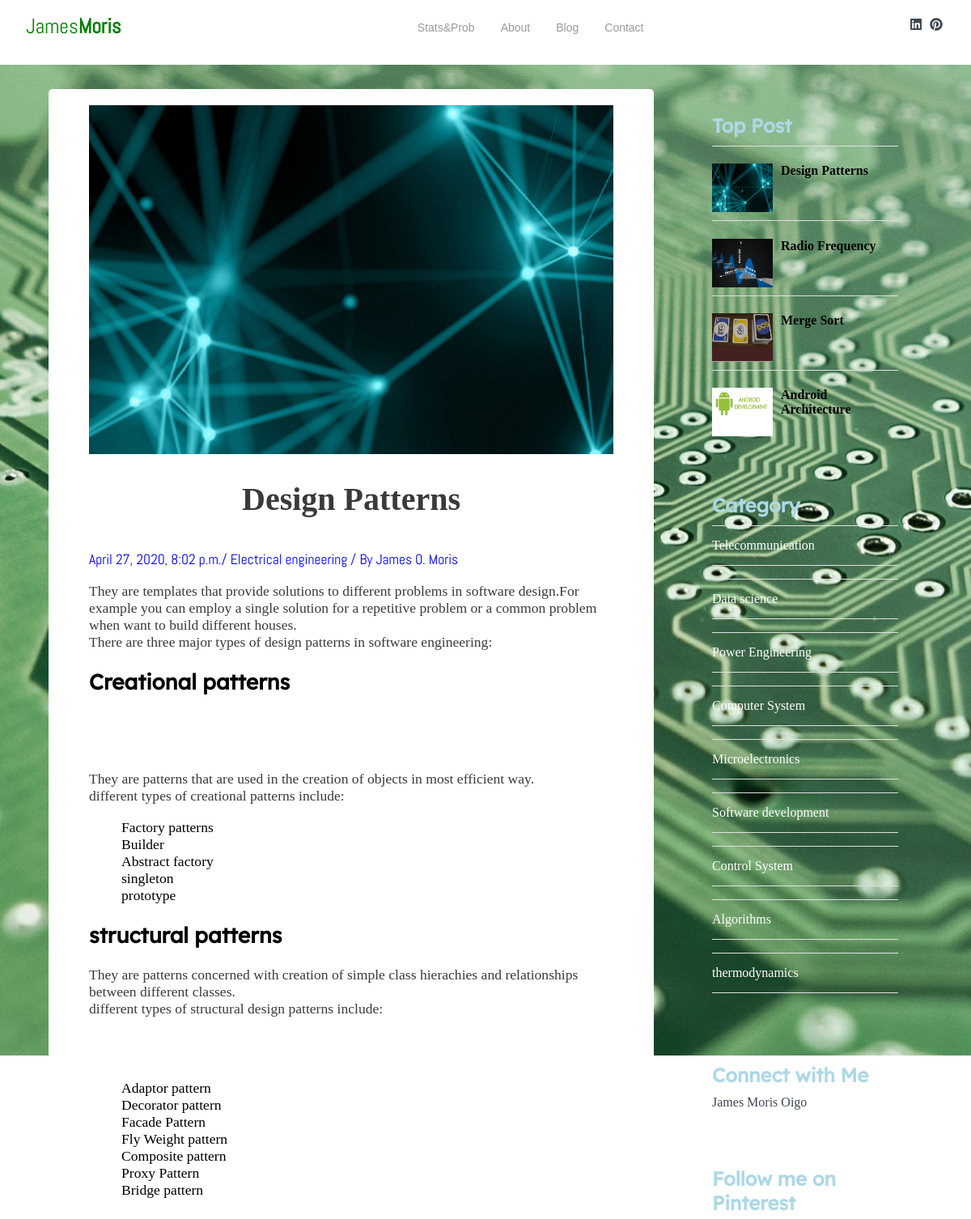
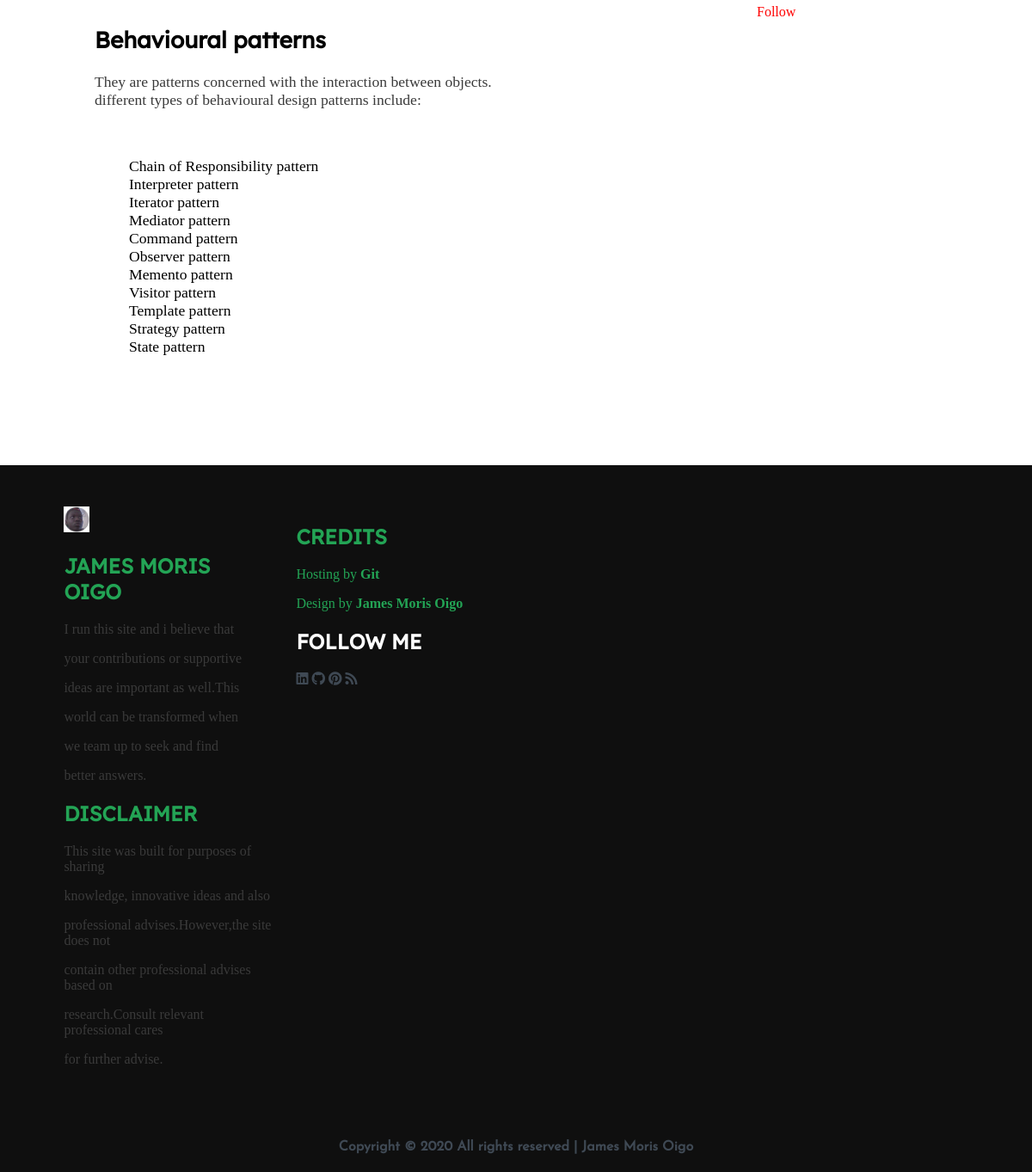
Screenshot of /post/12/ with the database file from the repository (2 pictures, top to bottom).
### blog/models.py (models this page shows, shortened)
class Post(models.Model):
	title = models.CharField(max_length=50)
	content = CKEditor5Field('Your Article', config_name='extends')
	excerpt = models.CharField(max_length = 200)
	img = models.ImageField(upload_to='pics')
	category = models.CharField(max_length=50)
	date_posted = models.DateTimeField(default=timezone.now)
	def get_absolute_url(self):
		return reverse('post-detail', kwargs={'pk': self.pk})

class Category(models.Model):
	name = models.CharField(max_length=50)
	def __str__(self):
	    return self.name

### blog/views.py (the view)
# urls.py: path('post/<int:pk>/',PostDetailView.as_view(),name='post-detail'),
class PostDetailView(DetailView):
    model = Post
    def get_context_data(self,*args,**kwargs):
        cat_menu = Category.objects.all()
        context = super(PostDetailView,self).get_context_data()
        context["cat_menu"] = cat_menu
        return context

### blog/templatetags/blog_tags.py (called while the page is built)
@register.inclusion_tag('blog/snippets/recent_posts.html')
def recent_posts(count=4):
	post_list = Post.objects.all().order_by("-date_posted")[:count]
	return {'post_list':post_list}

### blog/templates/blog/post_detail.html
{% extends "blog/singleblogbase.html" %}
{% block content %}
    <div>
    <img src="{{ object.img.url }}" class="img-responsive" alt="">
    </div>
    <h1 class="post-title">{{object.title}}</h1>
    <div class="post-information" style="color:blue">
    <span>{{object.date_posted}}/</span>
    <span> Electrical engineering /</span>
    <span> By James O. Moris</span>
    </div>
    <div class = "post-content"> {{object.content|safe}}</div>
{% endblock content %}

### blog/templates/blog/singleblogbase.html (shortened to what this page needs)
{% load blog_tags %}
{% load static %}
{% static "blog/assets/Blog-post" as baseUrl %}
<!DOCTYPE html>
<html lang="en">
<head>
    <link href="https://unpkg.com/aos@2.3.1/dist/aos.css" rel="stylesheet">
    <link rel="stylesheet" href="{% static 'blog/css/all.css' %}">
    <link rel="stylesheet" href="{% static 'blog/css/singleblog.css' %}">
</head>
<body>
    <nav class="nav">
        <div class="nav-menu flex-row">
            <div class="nav-brand">
                <a href="{% url 'blog-index' %}" class="text-gray"  style="color:green" >James<b>Moris</b></a>
            </div>
            <div>
                <ul class="nav-items">
                    <li class="nav-link">
                       <a href="{% url 'stats-prob' %}">Stats&Prob</a>
                    </li>
                    <li class="nav-link">
                        <a href="{% url 'blog-about' %}">About</a>
                    </li>
                    <li class="nav-link">
                        <a href="{% url 'blog-blog' %}">Blog</a>
                    </li>
                    <li class="nav-link">
                        <a href="{% url 'blog-contact' %}">Contact</a>
                    </li>
                </ul>
            </div>
            <div class="social text-gray">
                <a href="#"><i class="fab fa-linkedin"></i></a>
                <a href="#"><i class="fab fa-pinterest"></i></a>
            </div>
        </div>
    </nav>
    <main>
    	<div class ="content clearfix">
        <div class="main-content-wrapper">
    		<div class ="main-content single">
            {% block content %}{% endblock content %}
        </div>
        </div>
    		<div class="sidebar single">
    			<div class="section popular">
    				<h2 class="section-title" style="color:lightblue">Top Post</h2>
    				  {% recent_posts %}
    			</div>
    			<div class="section categories">
    				<h2 class="section-title" style="color:lightblue;">Category</h2>
                    {% if cat_menu %}
                            {% for item in cat_menu %}
                            <ul class="category-list">
                            <li>
                                <a href="{% url 'blogcategory' item|slugify %}">{{ item }}</a>
                            </li>
                            </ul>
                            {% endfor %}
                     {% endif %}
    			</div>
                <div class="section connect">
                    <h2 class="section-title" style="color:lightblue">Connect with Me</h2>
                    <div class="LI-profile-badge" data-version="v1" data-size="medium" data-locale="en_US" data-type="horizontal" data-theme="dark" data-vanity="james-oigo"><a class="LI-simple-link" href="https://ke.linkedin.com/in/james-oigo?trk=profile-badge">James Moris Oigo</a></div>
                </div>
                <div class="section connect">
                    <h2 class="section-title" style="color:lightblue; ">Follow me on Pinterest</h2>
                    <a href="https://www.pinterest.com/brianoigo785/" data-pin-do="buttonFollow" style="color:red;">Follow</a>
                </div>
    		</div>
    	</div>
    </main>
    <footer class="footer">
        <div class="container">
            <div class="" data-aos="fade-right" data-aos-delay="200" >
                <img src="{% static 'blog/assets/img/james.png' %}" style="width: 30px;">
                <h2 style="color:#23A455">JAMES MORIS OIGO</h2>
                <p>I run this site and i believe that</p>
                <p>your contributions or supportive</p>
                <p>ideas are important as well.This</p>
                <p>world can be transformed when</p>
                <p>we team up to seek and find</p>
                <p>better answers.</p>
                <h2 style="color:#23A455">DISCLAIMER</h2>
                <p>This site was built for purposes of sharing</p>
                <p>knowledge, innovative ideas and also</p>
                <p>professional advises.However,the site does not</p>
                <p>contain other professional advises based on</p>
                <p>research.Consult relevant professional cares</p>
                <p>for further advise.</p>
            </div>
            <div class="" data-aos="fade-left" data-aos-delay="200">
                <div>
                <h2 style="color:#23A455">CREDITS</h2>
                <p style="color:#23A455">Hosting by <B>Git</B></p>
                <p style="color:#23A455">Design by <B>James Moris Oigo</B></p>
               </div>
                <div>
                <h2>FOLLOW ME</h2>
                <a href="#" class="fab fa-linkedin"></a>
                <a href="#" class="fab fa-github"></a>
                <a href="#" class="fab fa-pinterest"></a>
                <a href="#" class="fa fa-rss"></a>
               </div>
            </div>
        </div>
        <div class="rights flex-row">
            <h4 class="text-gray">
                Copyright ©
               All rights reserved | James Moris Oigo
            </h4>
        </div>
    </footer>
</body>
</html>

### blog/templates/blog/snippets/recent_posts.html
{% for post in post_list %}
<div class="post clearfix">
	<img src="{{ post.img.url }}" alt="">
	<a href="{{ post.get_absolute_url }}" class="title"><h4>{{ post.title }}</h4></a>
</div>
{% endfor %}

### blog/static/blog/css/all.css (style rules this page uses)
.fa, .fas, .far, .fal, .fad, .fab { -moz-osx-font-smoothing: grayscale; -webkit-font-smoothing: antialiased; display: inline-block; font-style: normal; font-variant: normal; text-rendering: auto; line-height: 1; }
.fa-github:before { content: "\f09b"; }
.fa-linkedin:before { content: "\f08c"; }
.fa-pinterest:before { content: "\f0d2"; }
.fa-rss:before { content: "\f09e"; }
.fab { font-family: 'Font Awesome 5 Brands'; }
.fa, .fas { font-family: 'Font Awesome 5 Free'; font-weight: 900; }

### blog/static/blog/css/singleblog.css (style rules this page uses)
html, body { margin: 0%; box-sizing: border-box; overflow-x: hidden; background-image: url('../assets/Background/electrical.jpg'); background-repeat: no-repeat; background-attachment: fixed; }
main { margin: 0px; padding: 0px; background: transparent; }
:root { --text-gray: #3f4954; --text-light : #686666da; --bg-color: #0f0f0f; --white: #ffffff; --midnight: #104f55; --sky: linear-gradient(120deg, #a1c4fd 0%, #c2e9fb 100%); --Abel: 'Abel', cursive; --Anton: 'Anton', cursive; --Josefin : 'Josefin', cursive; --Lexend: 'Lexend', cursive; --Livvic : 'Livvic', cursive; }
a { text-decoration: none; color: var(--text-gray); }
.clearfix::after { content: ""; display: block; clear: both; }
.flex-row { display: flex; flex-direction: row; flex-wrap: wrap; }
ul { list-style-type: none; }
h1 { font-family: 13.68px -apple-system,BlinkMacSystemFont,Segoe UI,Roboto,Oxygen-Sans,Ubuntu,Cantarell,Helvetica Neue,sans-serif; color: #3A3A3A ; font-size: 2.5rem; }
h2 { font-family: var(--Lexend); }
span { font-family: var(--Abel); }
.container { margin: 0 5vw; }
.text-gray { color: var(--text-gray); }
p { font-family: 13.68px -apple-system,BlinkMacSystemFont,Segoe UI,Roboto,Oxygen-Sans,Ubuntu,Cantarell,Helvetica Neue,sans-serif; color: #3A3A3A }
.nav { background: white; padding: 0 2rem; height: 0rem; min-height: 10vh; overflow: hidden; transition: height 1s ease-in-out; }
.nav .nav-menu { justify-content: space-between; }
.nav .nav-items { display: flex; margin: 0; }
.nav .nav-items .nav-link { padding: 1.6rem 1rem; font-size: 14px; position: relative; font-family: Arial, Helvetica, sans-serif; }
.nav .nav-items .nav-link a { color:#9A9A9A; }
.nav .nav-brand a { font-size: 1.6rem; padding: 1rem 0; display: block; font-family: var(--Abel); font-size: 1.6rem; }
.nav .social { padding: 1.4rem 0 }
.nav .social i { padding: 0 .2rem; }
.content { width:90%; margin: 30px auto 30px; }
.content .main-content { width: 60%; float:left; }
.content .sidebar { float: right; width: 25%; }
.content .main-content.single { background:white; padding: 20px 50px; font-size: 1.1em; border-radius: 5px; }
.content .main-content.single .post-title { text-align: center; margin-bottom: 40px; }
.content .popular .post { border-top: 1px solid #e0e0e0; margin-top: 10px; margin-top: 10px; }
.content .popular .post a { color:black; }
.content .popular .post img { height: 60px; width: 75px; float: left; margin-right: 10px; }
.content .sidebar.single { padding: 0px 10px; }
.content .sidebar .section { background: transparent; padding:20px; border-radius: 5px; margin-bottom: 20px; }
.content .sidebar .section .section-title { margin: 10px 0px 10px 0px ; }
.content .sidebar .section.categories ul { margin-top: 0px; padding: 0px; list-style: none; border-top: 1px solid #e0e0e0; }
.content .sidebar .section.categories ul li a { display: block; padding: 15px 0px 15px; border-bottom: 1px solid #e0e0e0; color:white; }
.content .sidebar .section.connect a { padding: 0px 0px 15px; }
footer.footer { height: 100%; background: var(--bg-color); position: relative; }
footer.footer .container { display: grid; grid-template-columns: repeat(4, 1fr); }
footer.footer .container > div { flex-grow: 1; flex-basis: 0; padding: 3rem .9rem; }
footer.footer .container h2 { color: var(--white); }
footer.footer .rights { justify-content: center; font-family: var(--Josefin); }
.img-responsive { width: 100%; height: auto; }

### rows the page displays
Post: img (picture), title "Design Patterns", date_posted "April 27, 2020, 8:02 p.m.", content "They are templates that provide solutions to different problems in software design.For example you can employ a single solution for a repetitive problem or a common problem when want to build different houses. There are three major types of design patterns in software engineering: Creational patterns They are patterns that are used in the creation of objects in most efficient way. different types of creational patterns include: Factory patterns Builder Abstract factory singleton prototype structural patterns They are patterns concerned with creation of simple class hierachies and relationships between different classes. different types of structural design patterns include: Adaptor pattern…"
Post: img (picture), title "Radio Frequency"
Post: img (picture), title "Merge Sort"
Post: img (picture), title "Android Architecture"
Category: name "Telecommunication"
Category: name "Data science"
Category: name "Power Engineering"
Category: name "Computer System"
Category: name "Microelectronics"
Category: name "Software development"
Category: name "Control System"
Category: name "Algorithms"
Category: name "thermodynamics"
